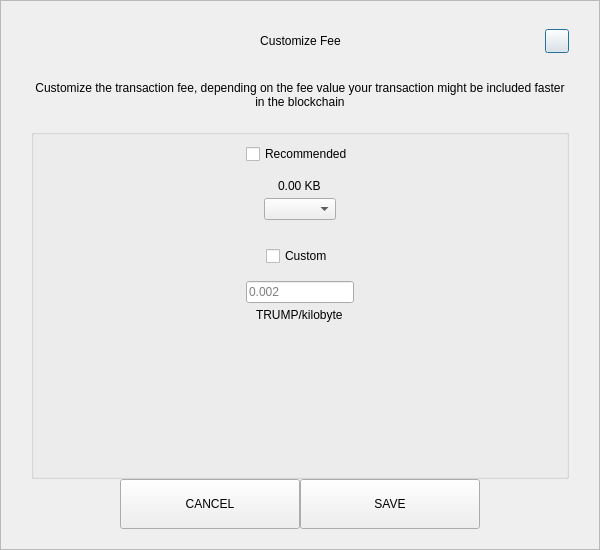
<?xml version="1.0" encoding="UTF-8"?>
<ui version="4.0">
 <class>SendCustomFeeDialog</class>
 <widget class="QDialog" name="SendCustomFeeDialog">
  <property name="geometry">
   <rect>
    <x>0</x>
    <y>0</y>
    <width>600</width>
    <height>550</height>
   </rect>
  </property>
  <property name="windowTitle">
   <string>Form</string>
  </property>
  <layout class="QVBoxLayout" name="verticalLayout_3">
   <property name="spacing">
    <number>0</number>
   </property>
   <property name="leftMargin">
    <number>0</number>
   </property>
   <property name="topMargin">
    <number>0</number>
   </property>
   <property name="rightMargin">
    <number>0</number>
   </property>
   <property name="bottomMargin">
    <number>0</number>
   </property>
   <item>
    <widget class="QFrame" name="frame">
     <property name="styleSheet">
      <string notr="true"/>
     </property>
     <property name="frameShape">
      <enum>QFrame::StyledPanel</enum>
     </property>
     <property name="frameShadow">
      <enum>QFrame::Raised</enum>
     </property>
     <layout class="QVBoxLayout" name="verticalLayout_2">
      <property name="spacing">
       <number>0</number>
      </property>
      <property name="leftMargin">
       <number>30</number>
      </property>
      <property name="topMargin">
       <number>20</number>
      </property>
      <property name="rightMargin">
       <number>30</number>
      </property>
      <property name="bottomMargin">
       <number>20</number>
      </property>
      <item>
       <layout class="QHBoxLayout" name="horizontalLayout_3">
        <property name="spacing">
         <number>0</number>
        </property>
        <item>
         <spacer name="horizontalSpacer_21">
          <property name="orientation">
           <enum>Qt::Horizontal</enum>
          </property>
          <property name="sizeHint" stdset="0">
           <size>
            <width>40</width>
            <height>20</height>
           </size>
          </property>
         </spacer>
        </item>
        <item>
         <widget class="QLabel" name="labelTitle">
          <property name="minimumSize">
           <size>
            <width>0</width>
            <height>40</height>
           </size>
          </property>
          <property name="maximumSize">
           <size>
            <width>16777215</width>
            <height>40</height>
           </size>
          </property>
          <property name="styleSheet">
           <string notr="true">padding-left:24px;</string>
          </property>
          <property name="text">
           <string>Customize Fee</string>
          </property>
          <property name="alignment">
           <set>Qt::AlignCenter</set>
          </property>
          <property name="margin">
           <number>7</number>
          </property>
         </widget>
        </item>
        <item>
         <spacer name="horizontalSpacer">
          <property name="orientation">
           <enum>Qt::Horizontal</enum>
          </property>
          <property name="sizeHint" stdset="0">
           <size>
            <width>40</width>
            <height>20</height>
           </size>
          </property>
         </spacer>
        </item>
        <item>
         <widget class="QPushButton" name="btnEsc">
          <property name="minimumSize">
           <size>
            <width>24</width>
            <height>24</height>
           </size>
          </property>
          <property name="maximumSize">
           <size>
            <width>24</width>
            <height>24</height>
           </size>
          </property>
          <property name="text">
           <string/>
          </property>
         </widget>
        </item>
       </layout>
      </item>
      <item>
       <spacer name="verticalSpacer_2">
        <property name="orientation">
         <enum>Qt::Vertical</enum>
        </property>
        <property name="sizeType">
         <enum>QSizePolicy::Fixed</enum>
        </property>
        <property name="sizeHint" stdset="0">
         <size>
          <width>20</width>
          <height>20</height>
         </size>
        </property>
       </spacer>
      </item>
      <item>
       <widget class="QLabel" name="labelMessage">
        <property name="text">
         <string>Customize the transaction fee, depending on the fee value your transaction might be included faster in the blockchain</string>
        </property>
        <property name="alignment">
         <set>Qt::AlignCenter</set>
        </property>
        <property name="wordWrap">
         <bool>true</bool>
        </property>
       </widget>
      </item>
      <item>
       <spacer name="verticalSpacer_3">
        <property name="orientation">
         <enum>Qt::Vertical</enum>
        </property>
        <property name="sizeType">
         <enum>QSizePolicy::Fixed</enum>
        </property>
        <property name="sizeHint" stdset="0">
         <size>
          <width>20</width>
          <height>20</height>
         </size>
        </property>
       </spacer>
      </item>
      <item>
       <widget class="QGroupBox" name="groupBox">
        <property name="title">
         <string/>
        </property>
        <layout class="QVBoxLayout" name="verticalLayout">
         <property name="leftMargin">
          <number>12</number>
         </property>
         <property name="rightMargin">
          <number>12</number>
         </property>
         <item>
          <layout class="QVBoxLayout" name="verticalLayout_4">
           <property name="spacing">
            <number>5</number>
           </property>
           <item alignment="Qt::AlignHCenter">
            <widget class="QCheckBox" name="checkBoxRecommended">
             <property name="text">
              <string>Recommended</string>
             </property>
            </widget>
           </item>
           <item>
            <spacer name="verticalSpacer_5">
             <property name="orientation">
              <enum>Qt::Vertical</enum>
             </property>
             <property name="sizeType">
              <enum>QSizePolicy::Fixed</enum>
             </property>
             <property name="sizeHint" stdset="0">
              <size>
               <width>20</width>
               <height>10</height>
              </size>
             </property>
            </spacer>
           </item>
           <item alignment="Qt::AlignHCenter">
            <widget class="QLabel" name="labelFee">
             <property name="text">
              <string>0.00 KB</string>
             </property>
            </widget>
           </item>
           <item alignment="Qt::AlignHCenter">
            <widget class="QComboBox" name="comboBoxRecommended"/>
           </item>
          </layout>
         </item>
         <item>
          <spacer name="verticalSpacer">
           <property name="orientation">
            <enum>Qt::Vertical</enum>
           </property>
           <property name="sizeType">
            <enum>QSizePolicy::Fixed</enum>
           </property>
           <property name="sizeHint" stdset="0">
            <size>
             <width>20</width>
             <height>20</height>
            </size>
           </property>
          </spacer>
         </item>
         <item>
          <layout class="QVBoxLayout" name="verticalLayout_5">
           <property name="spacing">
            <number>5</number>
           </property>
           <item alignment="Qt::AlignHCenter">
            <widget class="QCheckBox" name="checkBoxCustom">
             <property name="text">
              <string>Custom</string>
             </property>
            </widget>
           </item>
           <item>
            <spacer name="verticalSpacer_6">
             <property name="orientation">
              <enum>Qt::Vertical</enum>
             </property>
             <property name="sizeType">
              <enum>QSizePolicy::Fixed</enum>
             </property>
             <property name="sizeHint" stdset="0">
              <size>
               <width>20</width>
               <height>10</height>
              </size>
             </property>
            </spacer>
           </item>
           <item alignment="Qt::AlignHCenter">
            <widget class="QLineEdit" name="lineEditCustomFee">
             <property name="placeholderText">
              <string notr="true">0.002</string>
             </property>
            </widget>
           </item>
           <item alignment="Qt::AlignHCenter">
            <widget class="QLabel" name="labelCustomFee">
             <property name="text">
              <string>TRUMP/kilobyte</string>
             </property>
            </widget>
           </item>
          </layout>
         </item>
         <item>
          <spacer name="verticalSpacer_4">
           <property name="orientation">
            <enum>Qt::Vertical</enum>
           </property>
           <property name="sizeHint" stdset="0">
            <size>
             <width>20</width>
             <height>40</height>
            </size>
           </property>
          </spacer>
         </item>
        </layout>
       </widget>
      </item>
      <item>
       <layout class="QHBoxLayout" name="horizontalLayout" stretch="1,2,2,1">
        <item>
         <spacer name="horizontalSpacer1">
          <property name="orientation">
           <enum>Qt::Horizontal</enum>
          </property>
          <property name="sizeHint" stdset="0">
           <size>
            <width>40</width>
            <height>20</height>
           </size>
          </property>
         </spacer>
        </item>
        <item>
         <widget class="QPushButton" name="btnCancel">
          <property name="minimumSize">
           <size>
            <width>180</width>
            <height>50</height>
           </size>
          </property>
          <property name="focusPolicy">
           <enum>Qt::NoFocus</enum>
          </property>
          <property name="text">
           <string>CANCEL</string>
          </property>
         </widget>
        </item>
        <item>
         <widget class="QPushButton" name="btnSave">
          <property name="minimumSize">
           <size>
            <width>180</width>
            <height>50</height>
           </size>
          </property>
          <property name="focusPolicy">
           <enum>Qt::NoFocus</enum>
          </property>
          <property name="text">
           <string>SAVE</string>
          </property>
         </widget>
        </item>
        <item>
         <spacer name="horizontalSpacer_2">
          <property name="orientation">
           <enum>Qt::Horizontal</enum>
          </property>
          <property name="sizeHint" stdset="0">
           <size>
            <width>40</width>
            <height>20</height>
           </size>
          </property>
         </spacer>
        </item>
       </layout>
      </item>
     </layout>
    </widget>
   </item>
  </layout>
 </widget>
 <resources/>
 <connections/>
</ui>
